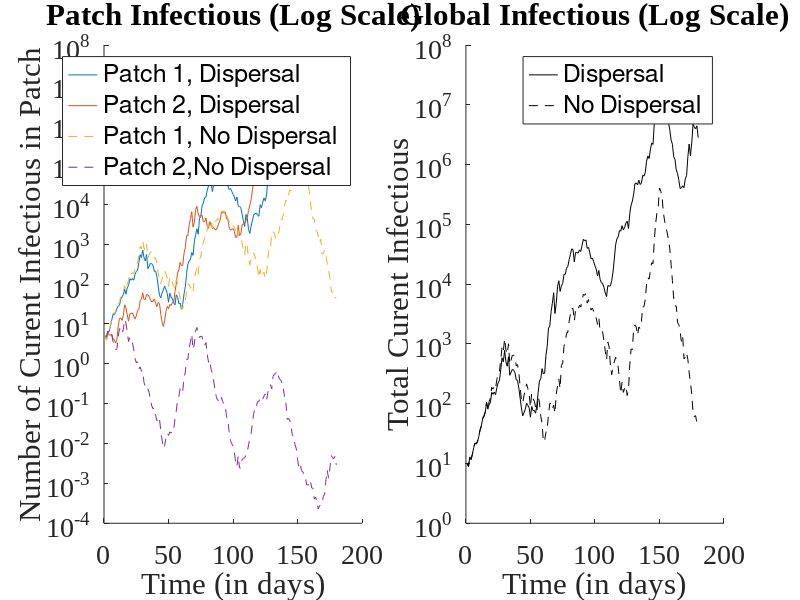
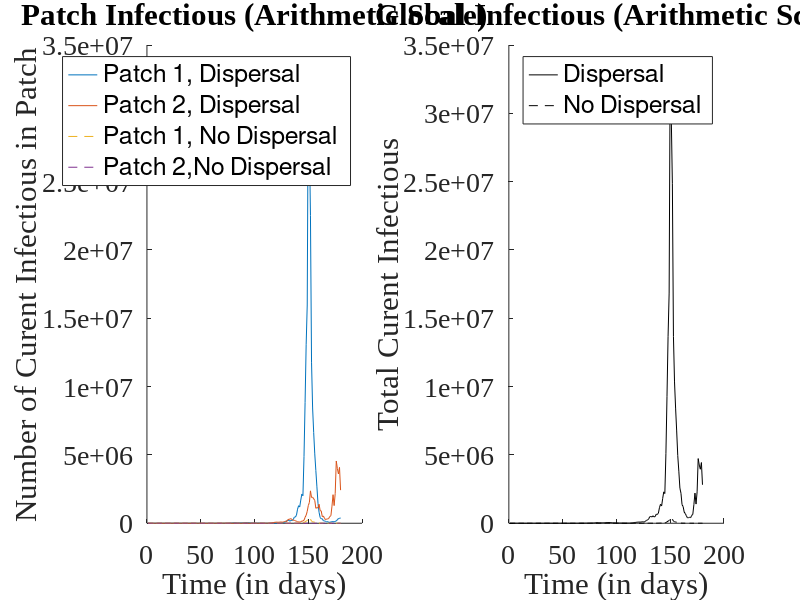
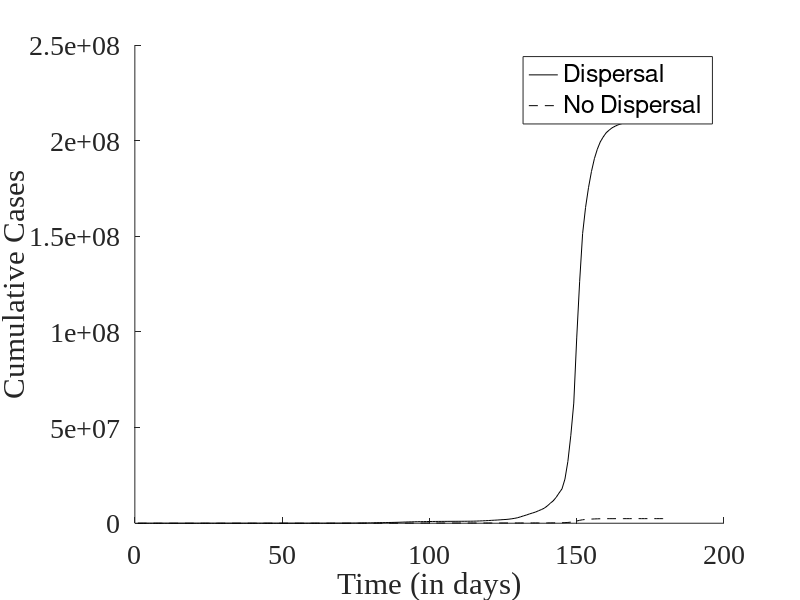

Source code (MATLAB) for these figures, in order:
% Stochastic 2-patch model of infectious disease growth and Parrondo's
% Paradox

clear
clc

MeanDiff = 0; % Set to 1 if you want to just pick r values with a mean and 
              % an amplitude
              % Set to 0 if you want to pick epidemiological parameters.
              % You will need
                % Infectious duration in days
                % Rates of new infections during outbreak phase and during
                % social distancing phase
                
if MeanDiff == 1
    % Mean r
    rbar = -0.25;
    % Difference between r min and rmax
    rdiff = 2;
    
    rhi = rbar + rdiff/2; % Change in log(I)/day during outbreak
    rlo = rbar - rdiff/2; % Change in log(I)/day during social distancing
else
    inf_duration = 4.5; % Number of days infectious
    outbreak_case_doubling_time = 2.5;
    soc_dist_case_doubling_time = 50;
   
    % r = 1/case_doubling_time - 1/inf_duration
    rhi = 1/outbreak_case_doubling_time - 1/inf_duration;
    rlo = 1/soc_dist_case_doubling_time - 1/inf_duration;
end

% Square wave function
period = 60; % Period length in units of days; needs to be even
num_per = 3;

if rem(period,2) > 0
    disp('Period not even; Choose even period')
end

% This is the correlation in the policies of two locations
overlap = 0.5;
% This is the day difference in policy enaction 
tau = floor(period*(1 - overlap)/2);

% Patch one switches to social distancing on day period/2 + 1;
% Patch two switches to social distancing on day tau + 1
patch1r = [rhi*ones(period/2,1); rlo*ones(period/2,1)];
patch2r = [rhi*ones(tau,1);rlo*ones(period/2,1);rhi*ones(period/2-tau,1)];
meanr = [patch1r, patch2r]; meanr = repmat(meanr, num_per, 1);
variance = 0.1; % Variance in the stocahstic component

% Variability to add on square-wave r function
rng default
sigma = variance*eye(2);
R = chol(sigma);
e = randn(period*num_per,2)*R;

lambdat = exp(meanr + e);

figure(1)
figure(2)
figure(3)

% Initial infection numbers
I_init = 5*ones(1,2);

cum_I = sum(I_init);

for m = [0.025, 0]


I = zeros(period*num_per, 2);
I(1,:) = I_init;

for t = 2:period*num_per
    Iprime = lambdat(t-1,:).*I(t-1,:);
    I(t,:) = Iprime*[1-m, m; m, 1-m];
    cum_I(t) = cum_I(t-1) + sum(I(t,:));
end

    if m == 0
        FontType = '--';
    else
        FontType = '-';
    end
    
figure(1)
subplot(1,2,1)
hold on
semilogy(1:size(I,1), I, FontType)
hold off
figure(1)
subplot(1,2,2)
hold on
semilogy(1:size(I,1), sum(I,2), FontType, 'Color', 'black')
hold off

figure(2)
subplot(1,2,1)
hold on
plot(1:size(I,1), I, FontType)
hold off
figure(2)
subplot(1,2,2)
hold on
plot(1:size(I,1), sum(I,2), FontType, 'Color', 'black')
hold off

figure(3)
hold on
plot(1:size(I,1), cum_I, FontType, 'Color', 'black')
hold off
end

figure(1)
subplot(1,2,1)
xlabel('Time (in days)')
ylabel('Number of Curent Infectious in Patch')
title('Patch Infectious (Log Scale)')
legend('Patch 1, Dispersal', 'Patch 2, Dispersal','Patch 1, No Dispersal','Patch 2,No Dispersal')
set(gca, {'FontSize', 'FontName'}, {20, 'Times New Roman'})

figure(1)
subplot(1,2,2)
xlabel('Time (in days)')
ylabel('Total Curent Infectious')
title('Global Infectious (Log Scale)')
legend('Dispersal', 'No Dispersal')
set(gca, {'FontSize', 'FontName'}, {20, 'Times New Roman'})


figure(2)
subplot(1,2,1)
xlabel('Time (in days)')
ylabel('Number of Curent Infectious in Patch')
title('Patch Infectious (Arithmetic Scale)')
legend('Patch 1, Dispersal', 'Patch 2, Dispersal','Patch 1, No Dispersal','Patch 2,No Dispersal')
set(gca, {'FontSize', 'FontName'}, {20, 'Times New Roman'})

figure(2)
subplot(1,2,2)
xlabel('Time (in days)')
ylabel('Total Curent Infectious')
title('Global Infectious (Arithmetic Scale)')
legend('Dispersal', 'No Dispersal')
set(gca, {'FontSize', 'FontName'}, {20, 'Times New Roman'})

figure(3)
xlabel('Time (in days)')
ylabel('Cumulative Cases')
legend('Dispersal', 'No Dispersal')
set(gca, {'FontSize', 'FontName'}, {20, 'Times New Roman'})
